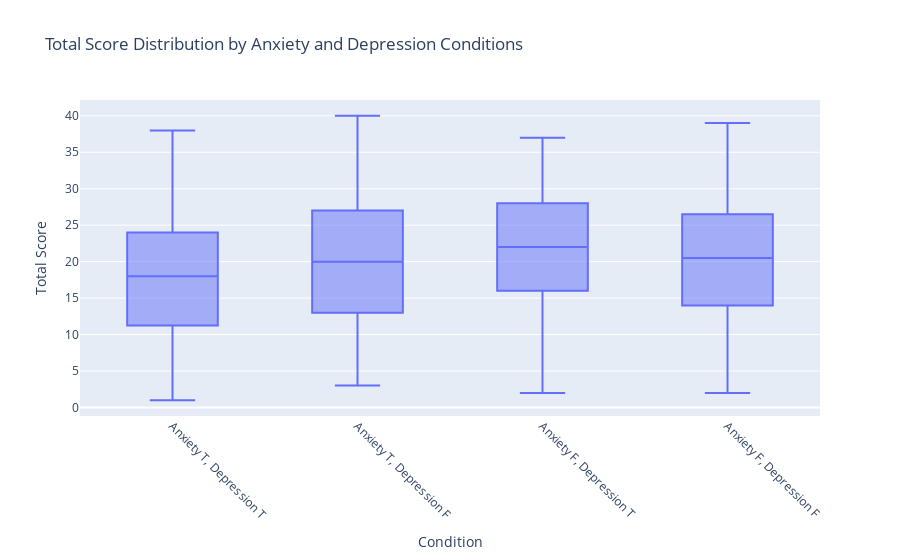

Notebook code cell kept with this figure:
### Markdown cell above
4. How does diagnosis of Anxiety or Depression affect Total_Score?

### Code cell
# Add a 'Condition' column for easy visualization
filtered_df['Condition'] = filtered_df.apply(lambda row: 
                            'Anxiety T, Depression T' if row['Anxiety Diagnosis'] and row['Depression Diagnosis'] else
                            'Anxiety T, Depression F' if row['Anxiety Diagnosis'] and not row['Depression Diagnosis'] else
                            'Anxiety F, Depression T' if not row['Anxiety Diagnosis'] and row['Depression Diagnosis'] else
                            'Anxiety F, Depression F', axis=1)

# Create a boxplot to visualize the total score distribution across different conditions using Plotly
fig6 = px.box(filtered_df, 
             x='Condition', 
             y='Total_Score', 
             title='Total Score Distribution by Anxiety and Depression Conditions',
             labels={'Condition': 'Anxiety and Depression Conditions', 'Total_Score': 'Total Score'},
             category_orders={'Condition': ['Anxiety T, Depression T', 'Anxiety T, Depression F', 
                                            'Anxiety F, Depression T', 'Anxiety F, Depression F']}
            )

# Update layout to rotate the x-axis labels and add gridlines
fig6.update_layout(
    xaxis_title='Condition',
    yaxis_title='Total Score',
    xaxis_tickangle=45,
    yaxis=dict(showgrid=True)
)

# Show the plot
fig6.show()

### Figure 1 — Plotly figure (JSON) as saved in the notebook; plotly's stock layout.template omitted (floating-point values rounded to 4 significant figures; data arrays with more than 128 entries replaced by an {"elided": "..."} marker saying what was removed)
{"data": [{"alignmentgroup": "True", "hovertemplate": "Anxiety and Depression Conditions=%{x}<br>Total Score=%{y}<extra></extra>", "legendgroup": "", "marker": {"color": "#636efa"}, "name": "", "notched": false, "offsetgroup": "", "orientation": "v", "showlegend": false, "type": "box", "x": {"elided": "419 str values"}, "x0": " ", "xaxis": "x", "y": {"elided": "419 int values"}, "y0": " ", "yaxis": "y"}], "layout": {"boxmode": "group", "legend": {"tracegroupgap": 0}, "title": {"text": "Total Score Distribution by Anxiety and Depression Conditions"}, "xaxis": {"anchor": "y", "categoryarray": ["Anxiety T, Depression T", "Anxiety T, Depression F", "Anxiety F, Depression T", "Anxiety F, Depression F"], "categoryorder": "array", "domain": [0, 1], "tickangle": 45, "title": {"text": "Condition"}}, "yaxis": {"anchor": "x", "domain": [0, 1], "showgrid": true, "title": {"text": "Total Score"}}}}
